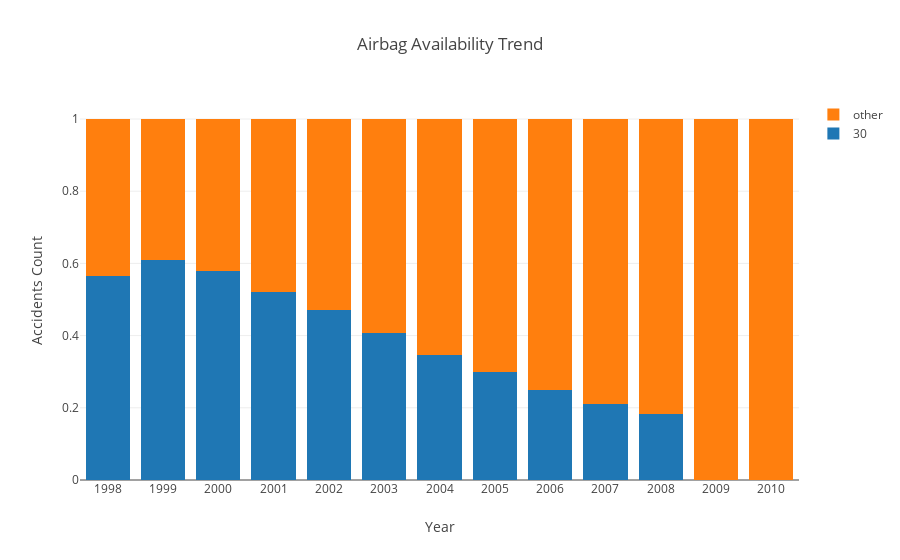

Here is the notebook cell this chart was saved with:
### Markdown cell above
## Airbag availability trend

### Code cell
airbag_df = data[['airbag', 'year']]
#set deployment type = other, to differentiate deployement from availability
airbag_df.loc[airbag_df.airbag != 30, 'airbag'] = 'other'
fig = stacked_chart(df=airbag_df, x='year', legend='airbag', xaxistitle='Year', yaxistitle='Accidents Count', title='Airbag Availability Trend', normalize='index')
iplot(fig)

### Figure 1 — Plotly figure (JSON) as saved in the notebook; plotly's stock layout.template omitted (floating-point values rounded to 4 significant figures)
{"data": [{"name": "30", "type": "bar", "x": [1998, 1999, 2000, 2001, 2002, 2003, 2004, 2005, 2006, 2007, 2008, 2009, 2010], "y": [0.5641, 0.6092, 0.5793, 0.5194, 0.4718, 0.4077, 0.3471, 0.3, 0.25, 0.2096, 0.1828, 0, 0]}, {"name": "other", "type": "bar", "x": [1998, 1999, 2000, 2001, 2002, 2003, 2004, 2005, 2006, 2007, 2008, 2009, 2010], "y": [0.4359, 0.3908, 0.4207, 0.4806, 0.5282, 0.5923, 0.6529, 0.7, 0.75, 0.7904, 0.8172, 1, 1]}], "layout": {"barmode": "stack", "title": "Airbag Availability Trend", "xaxis": {"showticklabels": true, "title": "Year", "type": "category"}, "yaxis": {"title": "Accidents Count"}}}
